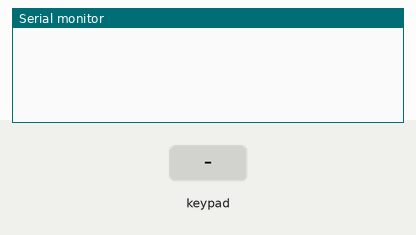
A sketch run on a simulated Arduino Uno, built with avr-gcc and run on an emulated ATmega328P. Parts: the last lines printed to the serial monitor. The test bench sets the inputs (shaded band).

Above: at 1.2 s.
1.3 s: key '1' pressed
At 2.3 s:
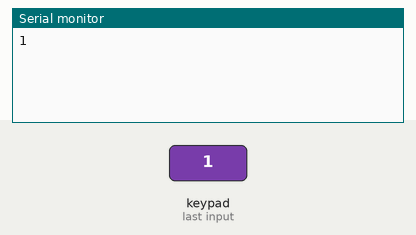
2.8 s: keypad keys 9 8 7 6 pressed 0.4 s apart
At 4.4 s:
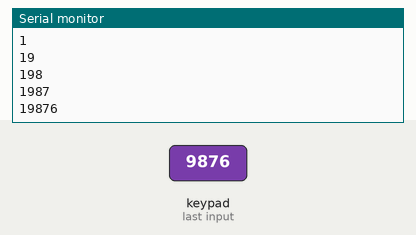
5.9 s: key '2' pressed
At 7.1 s:
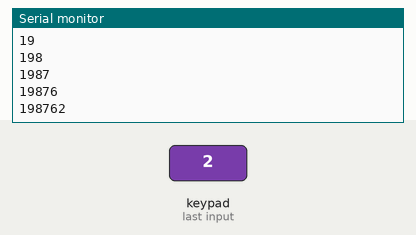
7.4 s: keypad keys 9 8 7 6 # pressed 0.4 s apart
At 9.1 s:
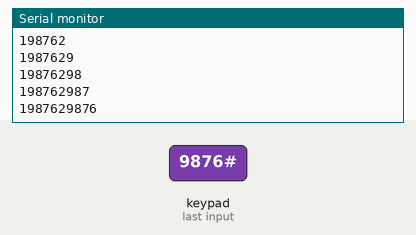
Timing chart, 0 to 10.6 s (numbered marks = the images above; inputs shaded):
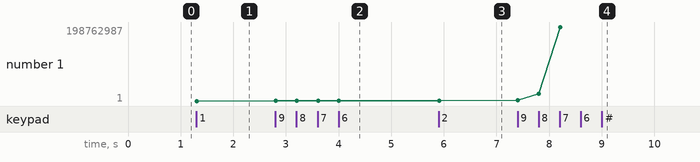

The sketch:

calculator_slave1.ino
```cpp
#include<Wire.h>
#include <Keypad.h>

const byte ROWS = 4;//no. of rows on keypad
const byte COLS = 4;//no. of columns on the keypad
char value;
bool firstNumState = true;
String firstNum="";
//String secondNum="";

char keymap[ROWS][COLS] =
{
  {'1', '2', '3', 'A'},
  {'4', '5', '6', 'B'},
  {'7', '8', '9', 'C'},
  {'*', '0', '#', 'D'}
};

//Keypad connections to the arduino
byte rowPins[ROWS] = {9, 8, 7, 6};
byte colPins[COLS] = {5, 4, 3, 2};

//initializes an instance of the keypad class
Keypad customKeypad = Keypad(makeKeymap(keymap), rowPins, colPins, ROWS, COLS);

void setup(){
  Wire.begin(1);
  Wire.onRequest(requestEvent);
  Serial.begin(9600);
}

void loop(){

  char keypressed = customKeypad.getKey();
  value = keypressed;
  if (keypressed != NO_KEY && (keypressed=='1'||keypressed=='2'||keypressed=='3'||keypressed=='4'||keypressed=='5'||keypressed=='6'||keypressed=='7'||keypressed=='8'||keypressed=='9'||keypressed=='0')){
    /*do{
      firstNum = firstNum+keypressed;
      Serial.println(firstNum);
    }while(keypressed=='A');*/


     if (firstNumState == true) {
      firstNum = firstNum + keypressed;
       Serial.println(firstNum);
    }
    /*else {
      secondNum = secondNum + keypressed;
      Serial.print(keypressed);
    }*/
  }
  if(keypressed=='C'){
    firstNum="";
  }
  //Serial.println(value);
  //delay(500);

}

//request event
void requestEvent()
{
  Wire.write(firstNum.toInt());
}
```

Measured:
- after the input at 1.3 s, the serial monitor: prints a new line at once (image 1)
- after the input at 2.8 s, the serial monitor: prints a new line at once (image 2)
- after the input at 5.9 s, the serial monitor: prints a new line at once (image 3)
- after the input at 7.4 s, the serial monitor: prints a new line at once (image 4)
- plotted number 1: 1 → 19876 after the input at 2.8 s, 19876 → 198762 after the input at 5.9 s, 198762 → 198762987 after the input at 7.4 s
